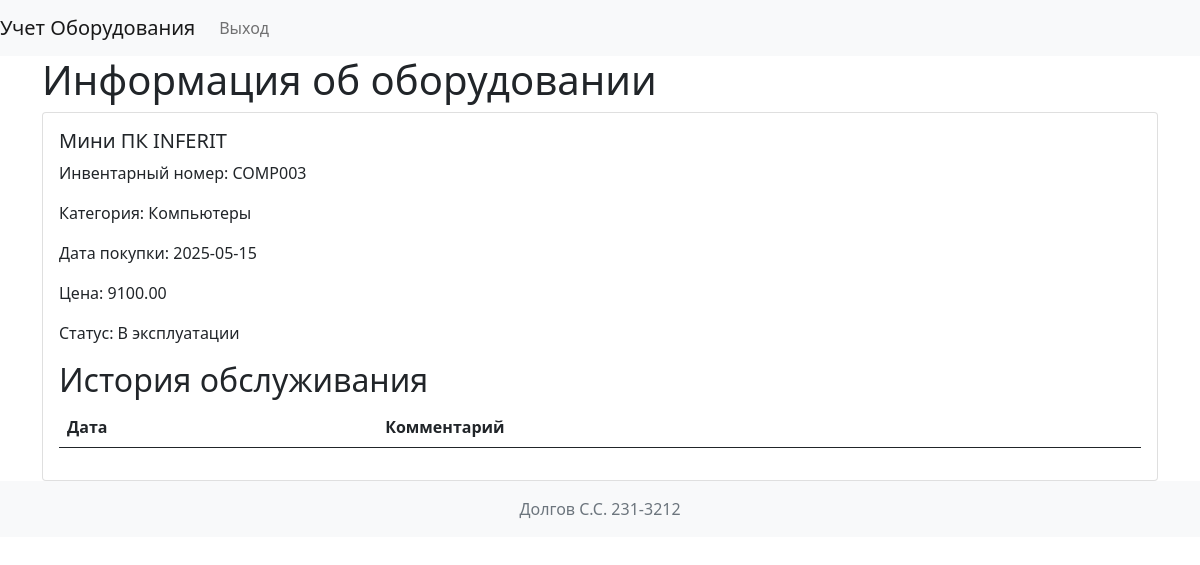
The page /equipment/3 (signed in) on the database its author committed.
### models.py (models this page shows, shortened)
class Equipment(db.Model):
    id = db.Column(db.Integer, primary_key=True)
    name = db.Column(db.String(255), nullable=False)
    inventory_number = db.Column(db.String(50), unique=True, nullable=False)
    category_id = db.Column(db.Integer, db.ForeignKey('category.id'), nullable=False)
    category = relationship("Category", backref="equipment")
    purchase_date = db.Column(db.Date, nullable=False)
    cost = db.Column(db.Numeric(10, 2), nullable=False)
    status = db.Column(Enum('В эксплуатации', 'На ремонте', 'Списано', name='equipment_status'), nullable=False)
    photo_id = db.Column(db.Integer, db.ForeignKey('photo.id'), nullable=True)
    photo = relationship("Photo", backref="equipment")
    created_at = db.Column(DateTime, default=datetime.utcnow)
    responsible_persons = relationship("Person", secondary="equipment_person", back_populates="equipment")

class Category(db.Model):
    id = db.Column(db.Integer, primary_key=True)
    name = db.Column(db.String(100), nullable=False)
    description = db.Column(db.Text)

### app.py (the view)
@app.route('/equipment/<int:equipment_id>')
def equipment_detail(equipment_id):
    equipment = Equipment.query.get_or_404(equipment_id)
    return render_template('equipment_detail.html', equipment=equipment)

### app.py (called while the page is built)
@login_manager.user_loader
def load_user(user_id):
    return User.query.get(int(user_id))

### templates/equipment_detail.html (shortened to what this page needs)
{% extends 'base.html' %}
{% block content %}
    <h1>Информация об оборудовании</h1>
    <div class="card">
        <div class="card-body">
            <h5 class="card-title">{{ equipment.name }}</h5>
            <p class="card-text">Инвентарный номер: {{ equipment.inventory_number }}</p>
            <p class="card-text">Категория: {{ equipment.category.name }}</p>
            <p class="card-text">Дата покупки: {{ equipment.purchase_date.strftime('%Y-%m-%d') }}</p>
            <p class="card-text">Цена: {{ equipment.cost }}</p>
            <p class="card-text">Статус: {{ equipment.status }}</p>
                <h2>История обслуживания</h2>
                <table class="table">
                    <thead>
                        <tr>
                            <th>Дата</th>
                            <th>Комментарий</th>
                        </tr>
                    </thead>
                </table>
            </div>
        </div>
    </div>
{% endblock %}

### rows shown on the page
Equipment: name "Мини ПК INFERIT", inventory_number "COMP003", purchase_date "2025-05-15", cost "9100.00", status "В эксплуатации"
Category: category.name "Компьютеры"
